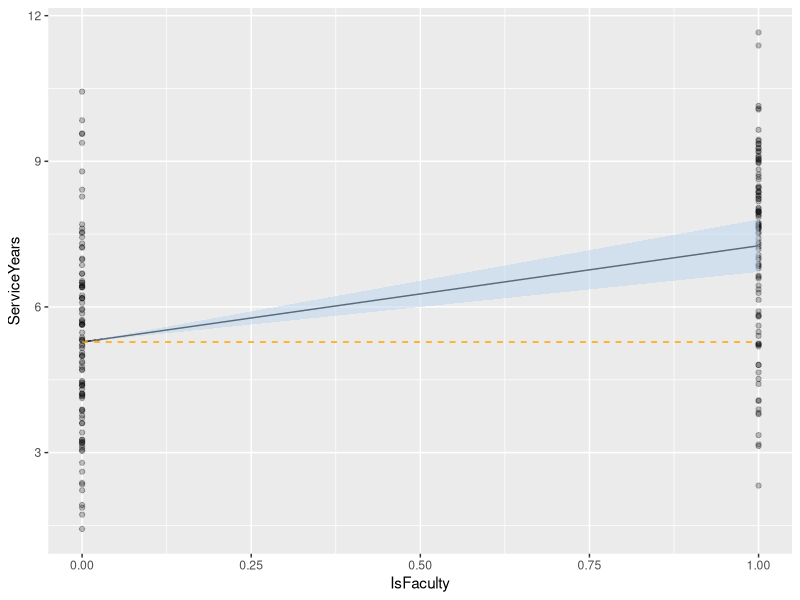

The R source for this figure:
## ---- chunk 1
library(tidyverse)
library(data.table)

set.seed(7)

employees <- data.table(IsFaculty = rep(x = c(0,1), each = 100),
                        ServiceYears = c(rnorm(n = 100, mean = 5, sd = 2), 
                                         rnorm(n = 100, mean = 7, sd = 2)))

lm.employees <- lm(formula = ServiceYears ~ IsFaculty, data = employees)

lm.employees.tidy <- lm.employees %>% broom::tidy() %>% as.data.table()

lm.employees.tidy
## ---- chunk 2
#Adjust fitted values to reflect +/- two standard errors of estimated coefficient IsFaculty and assign to employees
employees[, ":="(
  TwoSELower = lm.employees.tidy[term == "(Intercept)", estimate] +
    ((lm.employees.tidy[term == "IsFaculty", estimate] - 
      (2 * lm.employees.tidy[term == "IsFaculty", std.error])) * IsFaculty),
  TwoSEUpper = lm.employees.tidy[term == "(Intercept)", estimate] + 
    ((lm.employees.tidy[term == "IsFaculty", estimate] + 
      (2 * lm.employees.tidy[term == "IsFaculty", std.error])) * IsFaculty)
  )
]

ggplot(data = employees, aes(x = IsFaculty, y = ServiceYears)) +
  geom_point(alpha = .25) +
  geom_line(aes(y = lm.employees$fitted.values)) +
  geom_ribbon(aes(ymin = TwoSELower, ymax = TwoSEUpper),
              alpha = .5, 
              fill = "slategray2") +
  geom_line(aes(y = lm.employees.tidy[term == "(Intercept)", estimate]), 
            linetype = 2, 
            color = "orange")
